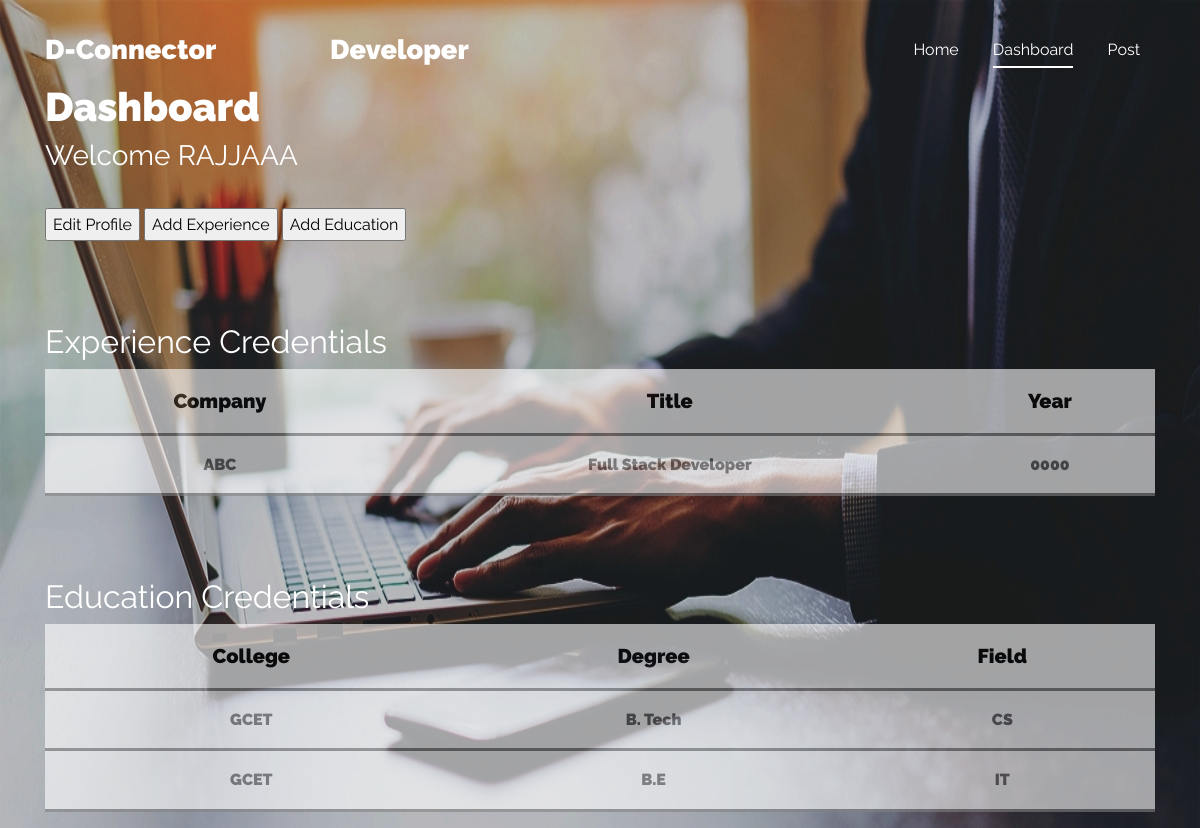
Page /dashboard.php (signed in) on the committed database.
### tables this page shows
CREATE TABLE `experience` (
  `User_Id` int(6) NOT NULL,
  `Company_Name` varchar(30) NOT NULL,
  `Job_Tittle` varchar(30) NOT NULL,
  `Job_Location` varchar(30) NOT NULL,
  `Job_starting_date` date NOT NULL,
  `Job_Ending_date` date NOT NULL,
  `About_job` varchar(1000) NOT NULL
);

CREATE TABLE `education` (
  `User_Id` int(6) NOT NULL,
  `College_Name` varchar(50) NOT NULL,
  `Degree` varchar(30) NOT NULL,
  `Feild` varchar(30) NOT NULL,
  `Starting_date` date NOT NULL,
  `Ending_Date` date NOT NULL,
  `Project_Title` varchar(30) NOT NULL,
  `About_Project` text NOT NULL
);

### dashboard.php (the view, shortened to what this page needs)
<!doctype html>
<html lang="en">
  <head>
    <link rel="stylesheet" href="fonts/icomoon/style.css">
    <link rel="stylesheet" href="fonts/brand/style.css">
    <link rel="stylesheet" href="css/bootstrap.min.css">
    <link rel="stylesheet" href="css/bootstrap-datepicker.css">
    <link rel="stylesheet" href="css/jquery.fancybox.min.css">
    <link rel="stylesheet" href="css/owl.carousel.min.css">
    <link rel="stylesheet" href="css/owl.theme.default.min.css">
    <link rel="stylesheet" href="css/aos.css">
    <link rel="stylesheet" href="css/style.css">
  </head>
  <body style="background-image: url('images/bj.jpg');
   background-repeat: no-repeat;
  background-attachment: fixed;
  background-size: 100% 100%;">
    <div class="site-wrap" id="home-section">
      <header class="site-navbar light site-navbar-target" role="banner">
        <div class="container">
          <div class="row align-items-center position-relative">
            <div class="col-3">
              <div class="site-logo">
                <a href="home.php"><strong>D-Connector</strong></a>
              </div>
            </div>
            <div class="col-3">
              <div class="site-logo">
                <a href="developers.php"><strong>Developer</strong></a>
              </div>
            </div>
            <div class="col-6  text-right">
              <nav class="site-navigation text-right ml-auto d-none d-lg-block" role="navigation">
                <ul class="site-menu main-menu js-clone-nav ml-auto ">
                  <li><a href="home.php" class="nav-link"><strong>Home</strong></a></li>
                  <li class="active"><a href="dashboard.php" class="nav-link"><strong>Dashboard</strong></a></li>
                  <li><a href="post.php" class="nav-link"><strong>Post</strong></a></li>
                </ul>
              </nav>
            </div>
            <br><br>
        </div>
        <div>
                <a href="dashboard.php"><h1 style="color:white; font-weight: 1000;"><strong>Dashboard</strong></h1></a>
                <?php
                        if(isset($_COOKIE["user"])){
                            echo '<h3 style="color:white; font-weigth:900"><strong><bold>Welcome '.strtoupper($_COOKIE["user"]).'</bold></strong></h3>';
                        }
                        elseif(isset($_SESSION['admin'])){
                            echo '<h3 style="color:white;"><strong><bold>Welcome '.strtoupper($_SESSION["admin"]).'</bold></strong></h3>';
                        }
                    ?>
                    <br>
                    <form action="<?php echo htmlspecialchars($_SERVER['PHP_SELF']);?>" method="post">
                        <input type="submit" value="Edit Profile" name='profile'>
                        <input type="submit" value="Add Experience" name='experience'>
                        <input type="submit" value="Add Education" name='education'>
                    </form>
                    <br><br><br>
                    <div>
                        <h2 style="color:white; font-weigth:1000"><strong>Experience Credentials</strong></h2>
                        <table style="color:black">
                            <tr style="font-weigth:bold;">
                                <th>Company</th>
                                <th>Title</th>
                                <th>Year</th>
                            </tr>
<?php
$servername = "localhost";
$username = "root";
$password = "";
$dbname = "admin";
$conn = new mysqli($servername, $username, $password, $dbname);
$sql = "SELECT Company_Name,Job_Tittle, DATE_FORMAT(Job_Ending_date, '%Y') AS Job_Ending_date FROM experience where User_Id=".$_SESSION['user_id'];
$result = $conn->query($sql);
if ($result->num_rows > 0) {
    while($row = $result->fetch_assoc()) {
      echo "<td>";
        echo  $row["Company_Name"];
           echo "</td>";
              echo "<td>";
        echo  $row["Job_Tittle"];
           echo "</td>";
              echo "<td>";
        echo  $row["Job_Ending_date"];
           echo "</td>";
    }
} else {
    echo "0 results";
}
?>
                        </table>
                    </div>
                    <br><br><br>
                    <div>
                        <h2 style="color:white; font-weigth:1000"><strong>Education Credentials</strong></h2>
                        <table style="color:black">
                            <tr style="font-weigth:bold;">
                                <th>College</th>
                                <th>Degree</th>
                                <th>Field</th>
                            </tr>
<?php
$servername = "localhost";
$username = "root";
$password = "";
$dbname = "admin";
$conn = new mysqli($servername, $username, $password, $dbname);
$sql = "SELECT College_Name,Degree, Feild FROM education where User_Id=".$_SESSION['user_id'];
$result = $conn->query($sql);
if ($result->num_rows > 0) {
    while($row = $result->fetch_assoc()) {
      echo "<td>";
        echo  $row["College_Name"];
           echo "</td>";
              echo "<td>";
        echo  $row["Degree"];
           echo "</td>";
              echo "<td>";
        echo  $row["Feild"];
           echo "</td>";
    }
} else {
    echo "0 results";
}
?>
                        </table>
                    </div>
              </div>
          </div>
      </header>
    </div>
  </body>
</html>

### css/style.css (style rules this page uses)
html { overflow-x: hidden; }
body { line-height: 1.7; color: #364d59 !important; font-weight: 300; font-size: 1rem; background: #fff; }
a { -webkit-transition: .3s all ease; -o-transition: .3s all ease; transition: .3s all ease; text-decoration: none; }
h1, h2, h3, h4, h5, .h1, .h2, .h3, .h4, .h5 { font-weight: 300; color: #364d59; }
.site-navbar { margin-bottom: 0px; z-index: 9; position: absolute; top: 0; width: 100%; padding: 1rem; }
.site-navbar .site-logo { margin: 0; padding: 0; font-size: 1.7rem; }
.site-navbar .site-logo strong { font-weight: 900; }
.site-navbar .site-logo a { color: #000; }
.site-navbar .site-navigation .site-menu { margin: 0; padding: 0; margin-bottom: 0; }
.site-navbar .site-navigation .site-menu .active { color: #0779e4 !important; }
.site-navbar .site-navigation .site-menu a { text-decoration: none !important; display: inline-block; }
.site-navbar .site-navigation .site-menu > li { display: inline-block; }
.site-navbar .site-navigation .site-menu > li > a { margin-left: 15px; margin-right: 15px; padding: 20px 0px; color: rgba(0, 0, 0, 0.7); display: inline-block; text-decoration: none !important; }
.site-navbar .site-navigation .site-menu > li.active > a { color: #fff; position: relative; }
.site-navbar .site-navigation .site-menu > li.active > a:before { content: ""; position: absolute; bottom: 15px; left: 0; right: 0; height: 2px; background: #fff; }
.site-navbar.light a { color: #fff; }
.site-navbar.light .site-menu li a { color: #fff; }

### dashboard.php (style rules this page uses)
table, td, th { padding: 15px; border-bottom: 3px solid grey; }
table { width: 100%;background-color: #ffffff; opacity: 0.6; }
th { height: 50px; text-align: center; font-size: 20px; font-weight: 1000; }
td { text-align: center; font-size: 16px; font-weight: 1000; color: #5f5f5f; }

### rows in the picture
experience: Company_Name "ABC", Job_Tittle "Full Stack Developer", Job_Ending_date "0000"
education: College_Name "GCET", Degree "B. Tech", Feild "CS"
education: College_Name "GCET", Degree "B.E", Feild "IT"

### other values in the picture
$_SESSION["admin"] "RAJJAAA"
